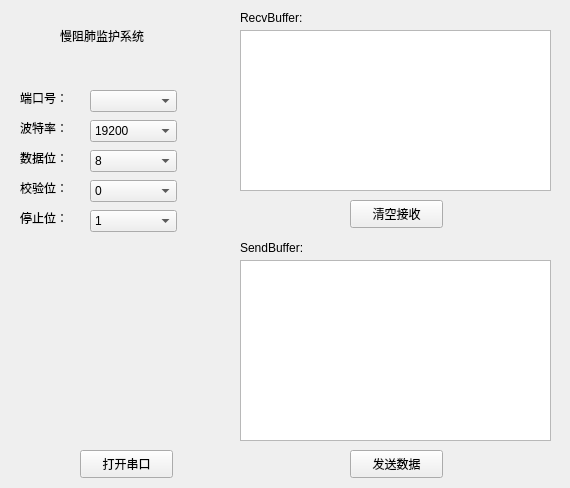
<?xml version="1.0" encoding="UTF-8"?>
<ui version="4.0">
 <class>Widget</class>
 <widget class="QWidget" name="Widget">
  <property name="geometry">
   <rect>
    <x>0</x>
    <y>0</y>
    <width>570</width>
    <height>488</height>
   </rect>
  </property>
  <property name="windowTitle">
   <string>Widget</string>
  </property>
  <widget class="QLabel" name="label">
   <property name="geometry">
    <rect>
     <x>60</x>
     <y>20</y>
     <width>121</width>
     <height>31</height>
    </rect>
   </property>
   <property name="text">
    <string>慢阻肺监护系统</string>
   </property>
  </widget>
  <widget class="QTextEdit" name="textEdit">
   <property name="geometry">
    <rect>
     <x>240</x>
     <y>30</y>
     <width>311</width>
     <height>161</height>
    </rect>
   </property>
  </widget>
  <widget class="QTextEdit" name="textEdit_2">
   <property name="geometry">
    <rect>
     <x>240</x>
     <y>260</y>
     <width>311</width>
     <height>181</height>
    </rect>
   </property>
  </widget>
  <widget class="QLabel" name="label_2">
   <property name="geometry">
    <rect>
     <x>240</x>
     <y>10</y>
     <width>111</width>
     <height>16</height>
    </rect>
   </property>
   <property name="text">
    <string>RecvBuffer:</string>
   </property>
  </widget>
  <widget class="QPushButton" name="pushButton">
   <property name="geometry">
    <rect>
     <x>80</x>
     <y>450</y>
     <width>93</width>
     <height>28</height>
    </rect>
   </property>
   <property name="text">
    <string>打开串口</string>
   </property>
  </widget>
  <widget class="QLabel" name="label_3">
   <property name="geometry">
    <rect>
     <x>240</x>
     <y>240</y>
     <width>111</width>
     <height>16</height>
    </rect>
   </property>
   <property name="text">
    <string>SendBuffer:</string>
   </property>
  </widget>
  <widget class="QPushButton" name="pushButton_2">
   <property name="geometry">
    <rect>
     <x>350</x>
     <y>450</y>
     <width>93</width>
     <height>28</height>
    </rect>
   </property>
   <property name="text">
    <string>发送数据</string>
   </property>
  </widget>
  <widget class="QPushButton" name="pushButton_3">
   <property name="geometry">
    <rect>
     <x>350</x>
     <y>200</y>
     <width>93</width>
     <height>28</height>
    </rect>
   </property>
   <property name="text">
    <string>清空接收</string>
   </property>
  </widget>
  <widget class="QLabel" name="label_4">
   <property name="geometry">
    <rect>
     <x>20</x>
     <y>90</y>
     <width>72</width>
     <height>15</height>
    </rect>
   </property>
   <property name="text">
    <string>端口号：</string>
   </property>
  </widget>
  <widget class="QLabel" name="label_5">
   <property name="geometry">
    <rect>
     <x>20</x>
     <y>120</y>
     <width>72</width>
     <height>15</height>
    </rect>
   </property>
   <property name="text">
    <string>波特率：</string>
   </property>
  </widget>
  <widget class="QLabel" name="label_6">
   <property name="geometry">
    <rect>
     <x>20</x>
     <y>150</y>
     <width>72</width>
     <height>15</height>
    </rect>
   </property>
   <property name="text">
    <string>数据位：</string>
   </property>
  </widget>
  <widget class="QLabel" name="label_7">
   <property name="geometry">
    <rect>
     <x>20</x>
     <y>180</y>
     <width>72</width>
     <height>15</height>
    </rect>
   </property>
   <property name="text">
    <string>校验位：</string>
   </property>
  </widget>
  <widget class="QLabel" name="label_8">
   <property name="geometry">
    <rect>
     <x>20</x>
     <y>210</y>
     <width>72</width>
     <height>15</height>
    </rect>
   </property>
   <property name="text">
    <string>停止位：</string>
   </property>
  </widget>
  <widget class="QComboBox" name="comboBox">
   <property name="geometry">
    <rect>
     <x>90</x>
     <y>90</y>
     <width>87</width>
     <height>22</height>
    </rect>
   </property>
  </widget>
  <widget class="QComboBox" name="comboBox_2">
   <property name="geometry">
    <rect>
     <x>90</x>
     <y>120</y>
     <width>87</width>
     <height>22</height>
    </rect>
   </property>
   <item>
    <property name="text">
     <string>19200</string>
    </property>
   </item>
  </widget>
  <widget class="QComboBox" name="comboBox_3">
   <property name="geometry">
    <rect>
     <x>90</x>
     <y>150</y>
     <width>87</width>
     <height>22</height>
    </rect>
   </property>
   <item>
    <property name="text">
     <string>8</string>
    </property>
   </item>
  </widget>
  <widget class="QComboBox" name="comboBox_4">
   <property name="geometry">
    <rect>
     <x>90</x>
     <y>180</y>
     <width>87</width>
     <height>22</height>
    </rect>
   </property>
   <item>
    <property name="text">
     <string>0</string>
    </property>
   </item>
  </widget>
  <widget class="QComboBox" name="comboBox_5">
   <property name="geometry">
    <rect>
     <x>90</x>
     <y>210</y>
     <width>87</width>
     <height>22</height>
    </rect>
   </property>
   <item>
    <property name="text">
     <string>1</string>
    </property>
   </item>
  </widget>
 </widget>
 <layoutdefault spacing="6" margin="11"/>
 <resources/>
 <connections/>
</ui>
